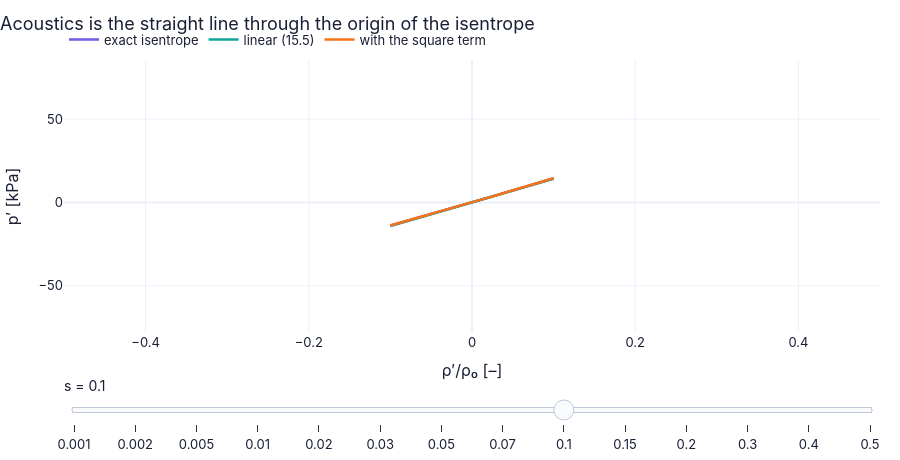

The cell this chart's notebook holds for it:
### Markdown cell above
**What does the code above do?**

1. The condensation of a 1 Pa sound is 7 × 10⁻⁶: tiny.
2. For three bigger condensations the loop compares the estimate $\tfrac12(\gamma-1)s$ with the true gap between the
   isentrope and the straight line $p'\cong c^2\rho'$ (15.5): 0.02 %, 0.2 %, 2 % against 0.019 %, 0.20 %, 1.9 %.

### Code cell
s_vals = [0.001, 0.002, 0.005, 0.01, 0.02, 0.03, 0.05, 0.07, 0.1, 0.15, 0.2, 0.3, 0.4, 0.5]   # 14 condensations, 0.1 included
def curves(s):                                              # the three p'(rho') curves for densities up to s*rho0
    r = np.linspace(-s, s, 120) * rho0                      # rho' from -s rho0 to +s rho0 [kg/m³]
    ex = AC.isentropic_pressure_perturbation(r, rho0, 101325.0, order="exact")   # the true isentrope
    o1 = AC.isentropic_pressure_perturbation(r, rho0, 101325.0, order=1)         # (15.5): the straight line
    o2 = AC.isentropic_pressure_perturbation(r, rho0, 101325.0, order=2)         # with the square term kept
    return {"exact isentrope": (r / rho0, ex / 1e3),        # x: rho'/rho0 [–]; y: p' [kPa]
            "linear (15.5)": (r / rho0, o1 / 1e3),          # the acoustic straight line (same name at every slider position)
            "with the square term": (r / rho0, o2 / 1e3)}
fig = slider_figure(curves, "s", s_vals, xlabel="ρ′/ρ₀ [–]", ylabel="p′ [kPa]",
                    title="Acoustics is the straight line through the origin of the isentrope", yrange=None,
                    active=s_vals.index(0.1))                # open on s = 0.1, the case read below
fig.show()                                                  # the slider moves s; every position was computed now
